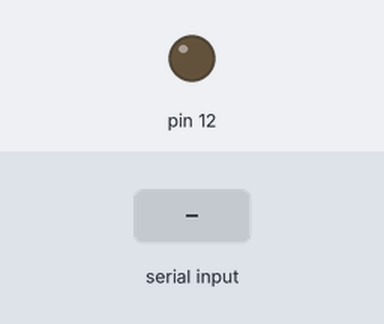
A sketch run on a simulated Arduino Uno, built with avr-gcc and run on an emulated ATmega328P. Shown: output pins drawn as LEDs (lit = HIGH). The test bench sets the inputs (shaded band).

Above: at 1.2 s.
1.3 s: "a" received over Serial
At 2.9 s:
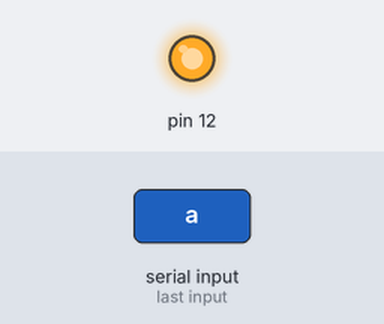
3.8 s: "b" received over Serial
At 5.9 s:
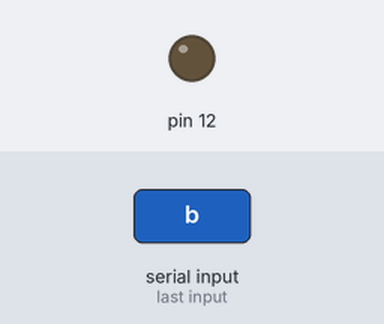
Timing chart, 0 to 7.4 s (numbered marks = the images above; inputs shaded):
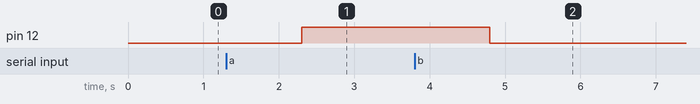

The sketch:

light.ino
```cpp
void setup() {
  pinMode(12,OUTPUT);
  Serial.begin(9600);

}

void loop() {
  if (Serial.available()>0)
  {
    String data = Serial.readString();
    data.trim();
    if (data=="a"){
        digitalWrite(12,HIGH);

    }
    else if (data=="b"){
        digitalWrite(12,LOW);

    }
  }
}
```

Measured:
- after the input at 1.3 s, pin 12: LOW → HIGH after 1.0 s
- after the input at 3.8 s, pin 12: HIGH → LOW after 1.0 s
